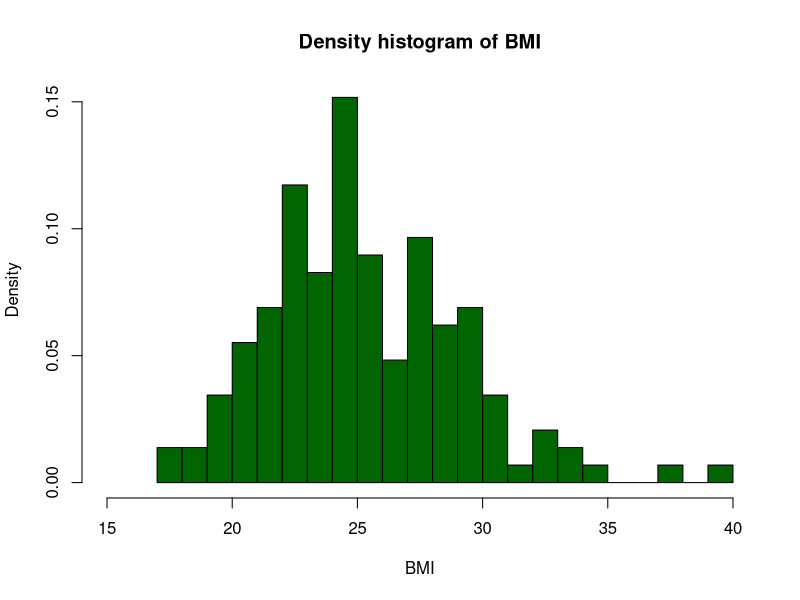
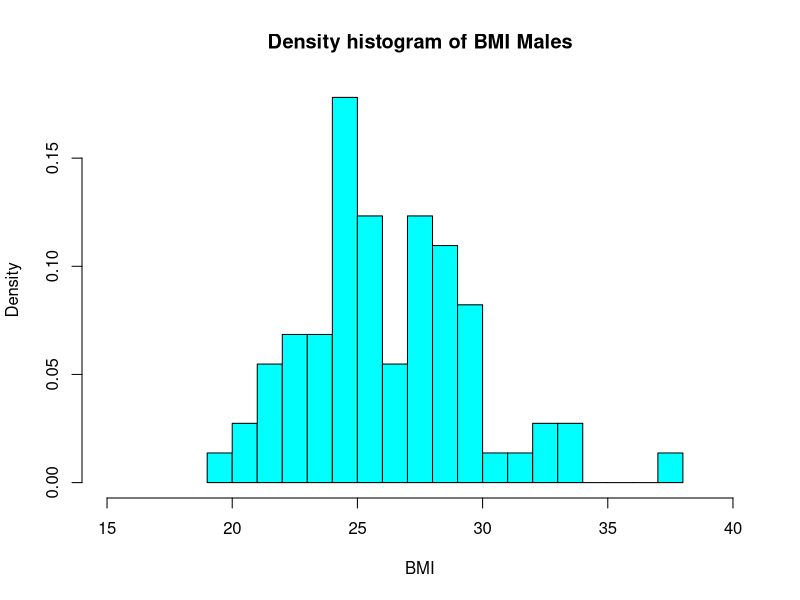
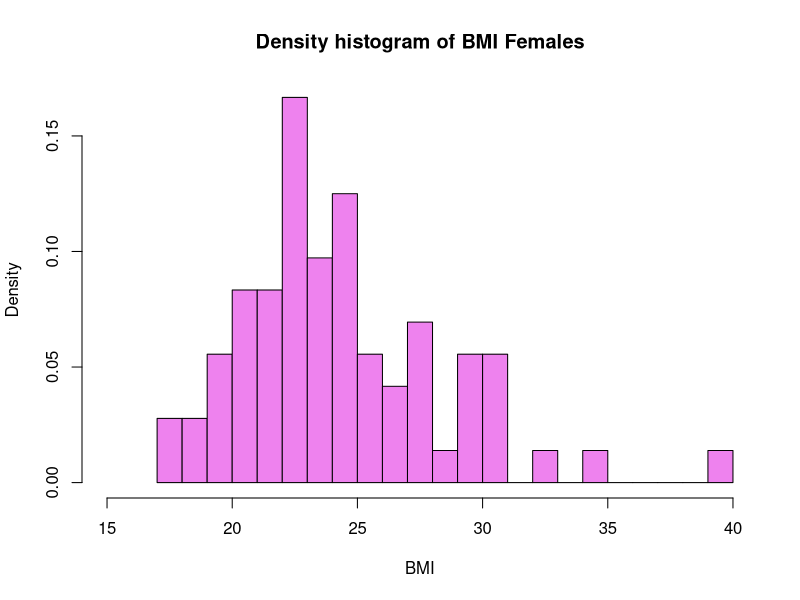
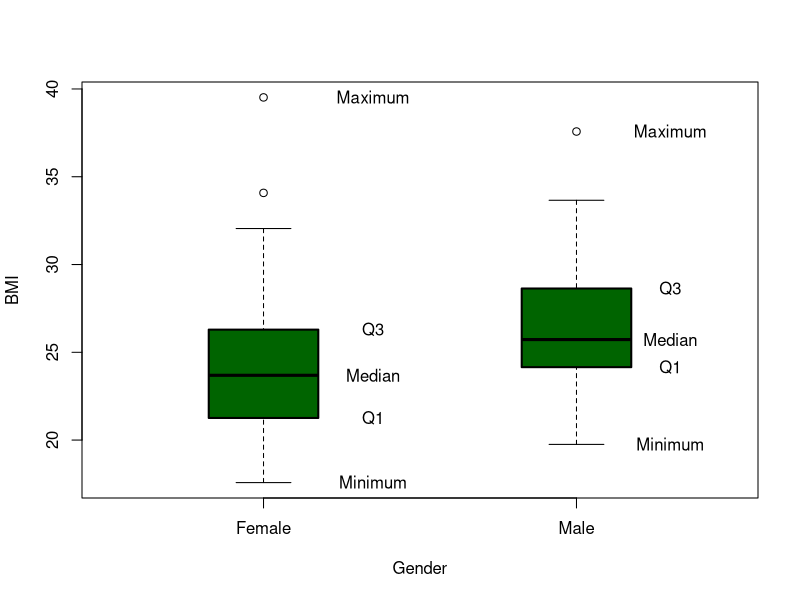

The R source for these figures, in order: (Note: this script raises an error after producing the figures.)
###########################################################################
## Set the working directory

## In RStudio the working directory is easily set via the menu
## "Session -> Set Working Directory -> To Source File Location" 
## Note: In R only "/" is used for separating in paths 
## (i.e. no backslash).
setwd("C:/Users/jacop/Desktop/DTU/IntroductionStatistics/bmi1")


###########################################################################
## Read data into R

## Read data from bmi1_data.csv
D <- read.table("bmi1_data.csv", header=TRUE, sep=";", as.is=TRUE)
D

###########################################################################
## Simple overview of the data

## Dimensions of D (number of rows and columns)
dim(D)
##  Column/variable names
names(D)
## The first rows/observations
head(D)
## The last rows/observations
tail(D)
## Selected summary statistics
summary(D)
## Another type of summary of the dataset
str(D)


###########################################################################
## Calculate BMI scores

## Calculate BMI scores and add new variable to D
D$bmi <- D$weight/(D$height/100)^2

###########################################################################
## Histogram (empirical density)

## Histogram describing the empirical density of the BMI scores
## (histogram of the BMI scores normalized to have an area of 1)
hist(D$bmi, breaks = 20, xlab="BMI", xlim = range(15:40), prob=TRUE, col = "dark green", main = "Density histogram of BMI")


###########################################################################
## Taking subsets of the data using 'subset'

## Divide data into two subsets according to gender
Dfemale <- subset(D, gender == 0)
Dmale <- subset(D, gender == 1)


###########################################################################
## Density histograms by gender
## Density histograms describing the empirical density
## of the BMI scores of women and men, respectively.

# Hist Male
hist(Dmale$bmi, breaks = 20, xlab="BMI", xlim = range(15:40), prob=TRUE, col = "cyan", main = "Density histogram of BMI Males")
# Hist Female
hist(Dfemale$bmi, breaks = 20, xlab="BMI", xlim = range(15:40), prob=TRUE, col = "violet", main = "Density histogram of BMI Females")



###########################################################################
## Box plot

## Box plot of BMI scores by gender
boxplot(Dfemale$bmi, Dmale$bmi, boxlwd = 2, outwex = 0.5, boxwex = 0.35, names=c("Female", "Male"), xlab="Gender", col = "dark green", ylab="BMI")
text(1.35, quantile(c(Dfemale$bmi)), c("Minimum", "Q1", "Median", "Q3", "Maximum"), col = "black")
text(2.3, quantile(c(Dmale$bmi)), c("Minimum", "Q1", "Median", "Q3", "Maximum"), col = "black")

###########################################################################
## Summary statistics for BMI

## Total number of observations
## (doesn't include missing values if there are any)
sum(!is.na(D$bmi))
## Sample mean (both genders combined)
mean(D$bmi, na.rm=TRUE)
## Sample variance (both genders combined)
var(D$bmi, na.rm=TRUE)
## etc.
##
## The argument 'na.rm=TRUE' ensures that the statistic is
## computed even in cases where there are missing values.

## Use a 'for'-loop to calculate the summary statistics
## and assign the result to a new data.frame
Tbl <- data.frame(stringsAsFactors = FALSE)

Tbl[1,"n"] <- sum(!is.na(D$bmi))
Tbl[1, "mean"] <- mean(D$bmi, na.rm=TRUE)
Tbl[1, "var"] <- var(D$bmi, na.rm=TRUE)
Tbl[1, "std"] <- sd(D$bmi, na.rm=TRUE)
Tbl[1, "Q1"] <-  quantile(D$bmi, 0.25, na.rm=TRUE)
Tbl[1, "Median"] <-  quantile(D$bmi, 0.50, na.rm=TRUE)
Tbl[1, "Q3"] <-  quantile(D$bmi, 0.75, na.rm=TRUE)

for(i in 0:1){
  Tbl[i+2,"n"] <- sum(!is.na(D$bmi[D$gender == i]))
  Tbl[i+2, "mean"] <- mean(D$bmi[D$gender == i], na.rm=TRUE)
  Tbl[i+2, "var"] <- var(D$bmi[D$gender == i], na.rm=TRUE)
  Tbl[i+2, "std"] <- sd(D$bmi[D$gender == i], na.rm=TRUE)
  Tbl[i+2, "Q1"] <-  quantile(D$bmi[D$gender == i], 0.25, na.rm=TRUE)
  Tbl[i+2, "Median"] <-  quantile(D$bmi[D$gender == i], 0.50, na.rm=TRUE)
  Tbl[i+2, "Q3"] <-  quantile(D$bmi[D$gender == i], 0.75, na.rm=TRUE)

  
}
row.names(Tbl) <- c("Everyone","Women","Men")
## View the contents of Tbl
Tbl
xtable(Tbl)
#print.xtable(Final, type="latex", file="table.tex")

## In R there are also more condensed ways to do such calculations.
## For example,

# aggregate(D$bmi, by=list(D$gender), function(x){
#  c(mean=mean(x), var=var(x))
# })

## See more useful functions with: ?apply, ?aggregate and ?lapply
## For extremely efficient data handling see, e.g., the packages:
## dplyr, tidyr, reshape2 and ggplot2


###########################################################################
## qq-plot for model validation
# qq-plot of non logged data
qqnorm(D$bmi)
qqline(D$bmi)

## New variable 'logbmi' with log-transformed BMI
D$logbmi <- log(D$bmi)
## qq-plot of log-transformed BMI
qqnorm(D$logbmi, main = "Q-Q plot of log(BMI)")
qqline(D$logbmi)
 
###########################################################################
# The mean and sd. for everyone can be read from
summary(D)
sd(log(D$bmi))
var(log(D$bmi))

############################################################################
# Wally plot

# Define the plotting function
qqwrap <- function(x, y, ...){
  stdy <- (y-mean(y))/sd(y)
  qqnorm(stdy, main="", ...)
  qqline(stdy)}
# Do the Wally plot
wallyplot(D$logbmi-mean(D$logbmi), FUN=qqwrap, ylim=c(-3,3))
#Confidence intervals for the mean
# t_obs 
qt(0.975,144)
# CIs
mean(D$logbmi)+qt(0.975,144)*3.218/sqrt(145)
mean(D$logbmi)-qt(0.975,144)*3.218/sqrt(145)

#Confidence intervals for the median using t.test
t.test(D$logbmi, conf.level = 0.95)
# The median is
exp(3.217641)
# The confidence interval for the median is
exp(c(3.193203, 3.242078))

###########################################################################
## One-sample t-test

## Testing hypothesis mu=log(25) for log-transformed BMI
t.test(D$logbmi, mu=log(25))


###########################################################################
# Statistical models men and women
Dfemale <- subset(D, gender == 0)
Dmale <- subset(D, gender == 1)

#Men
qqnorm(Dmale$logbmi,main = "Q-Q plot of Men log(BMI)")
qqline(Dmale$logbmi)
mean(Dmale$logbmi)
sd(Dmale$logbmi)

qqwrap <- function(x, y, ...){
  stdy <- (y-mean(y))/sd(y)
  qqnorm(stdy, main="", ...)
  qqline(stdy)}
# Do the Wally plot
wallyplot(Dmale$logbmi-mean(Dmale$logbmi), FUN=qqwrap, ylim=c(-3,3))

# Women
qqnorm(Dfemale$logbmi, main="Q-Q plot of Women log(BMI)")
qqline(Dfemale$logbmi)
mean(Dfemale$logbmi)
sd(Dfemale$logbmi)

qqwrap <- function(x, y, ...){
  stdy <- (y-mean(y))/sd(y)
  qqnorm(stdy, main="", ...)
  qqline(stdy)}
# Do the Wally plot
wallyplot(Dfemale$logbmi-mean(Dfemale$logbmi), FUN=qqwrap, ylim=c(-3,3))

###########################################################################
## CI's for the mean and median
# Men
mean(Dmale$logbmi)+qt(0.975,72-1)*3.260588/sqrt(72)
mean(Dmale$logbmi)-qt(0.975,72-1)*3.260588/sqrt(72)
t.test(Dmale$logbmi, conf.level = 0.95)
# The median is
exp(3.260588)
# The confidence interval for the median is
exp(c(3.231677, 3.289498))

# Women
mean(Dfemale$logbmi)+qt(0.975,73-1)*3.174097/sqrt(73)
mean(Dfemale$logbmi)-qt(0.975,73-1)*3.174097/sqrt(73)
t.test(Dfemale$logbmi, conf.level = 0.95)
# The median is
exp(3.174097)
# The confidence interval for the median is
exp(c(3.136525, 3.211669))

## Consider data for women only
Dfemale <- subset(D, gender == 0)
## Compute CI for mean log-BMI score of a woman
KI <- t.test(Dfemale$logbmi, conf.level=0.95)$conf.int
KI
## "Back-transform" to get a CI for median BMI score of a woman
exp(KI)


###########################################################################
## Welch t-test for comparing two (independent) samples
mu1 <- mean(Dmale$logbmi)
mu2 <- mean(Dfemale$logbmi)
n1 <- 72
n2 <- 73
s1 <- sd(Dmale$logbmi)
s2 <- sd(Dfemale$logbmi)
# tobs
tobs<-(mu1-mu2)/sqrt(s1^2/n1+s2^2/n2)
tobs
#v
v <-(s1^2/n1+s2^2/n2)^2/((s1^2/n1)^2/(n1-1)+(s2^2/n2)^2/(n2-1))
v
#CIs
mu1-mu2+qt(p=0.975, v)*sqrt(s1^2/n1+s2^2/n2)
mu1-mu2-qt(p=0.975, v)*sqrt(s1^2/n1+s2^2/n2)
# p-value
(1 - pt(tobs,v))*2

## Comparison of mean log(BMI) for women and men
t.test(D$logbmi[D$gender == 0], D$logbmi[D$gender == 1])


###########################################################################
## Computing correlations

# Find the standard deviations
Sw <- sd(D$weight)
Sw
Sb <- sd(D$bmi)
Sb
Sf <- sd(D$fastfood)
Sf
# Find the covariances
Swb <- cov(D$weight, D$bmi)
Swb
Sbf <- cov(D$bmi, D$fastfood)
Sbf
Sfw <-cov(D$fastfood, D$weight)
Sfw
# Compute the correlations
rwb <- Swb/(Sw * Sb) 
rwb
rbf <- Sbf/(Sf * Sb)
rbf
rfw <- Sfw/(Sf * Sw)
rfw
# Plots
plot(D$bmi, D$weight, main = expression(r%~~%0.83), ylab= "Weight (kg)", xlab="BMI scores")
plot(D$bmi, D$fastfood, main = expression(r%~~%0.15), ylab= "N. days per year", xlab="BMI scores")
plot(D$fastfood, D$weight, main = expression(r%~~%0.28), ylab= "Weight (kg)", xlab="N. days per year")

## Computing correlations between selected variables
cor(D[,c("weight","fastfood","bmi")], use="pairwise.complete.obs")


###########################################################################
## Subsets in R
  
## Optional extra remark about taking subsets in R
##
## A logical vector with a TRUE or FALSE for each value 
## of a column in D, e.g.: Find all women in the data
D$gender == 0
## Can be used to find all the data for women
D[D$gender == 0, ]
## Alternatively, use the 'subset' function
subset(D, gender == 0)
## More complex logical expressions can be made, e.g.:
## Find all women who weigh less than 55 kg
subset(D, gender == 0 & weight < 55)






## LaTeX tips:
##
## The R package "xtable" can generate LaTeX tables written to a file 
## and thereby they can automatically be included in a .tex document.
## 
## The R package "knitr" can be used very elegantly to generate .tex 
## documents with R code written directly in the document. This 
## document and the book were generated using knitr.
